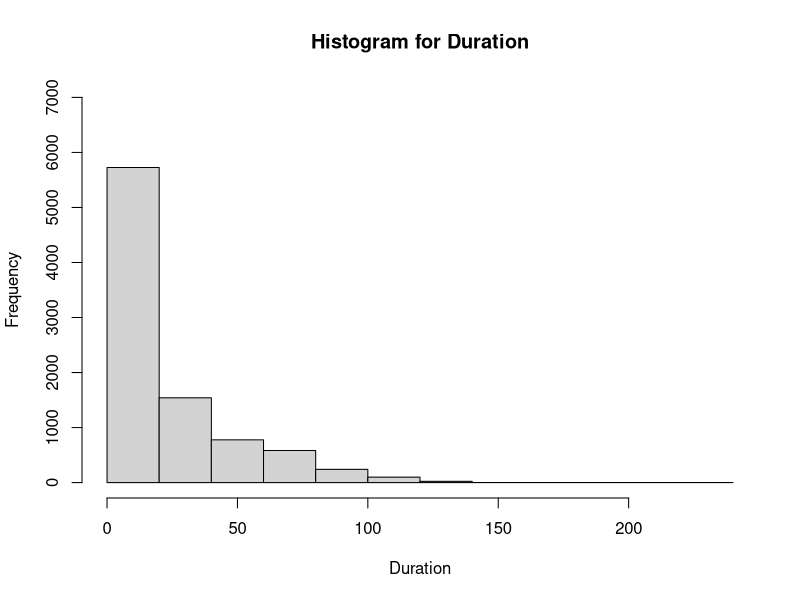
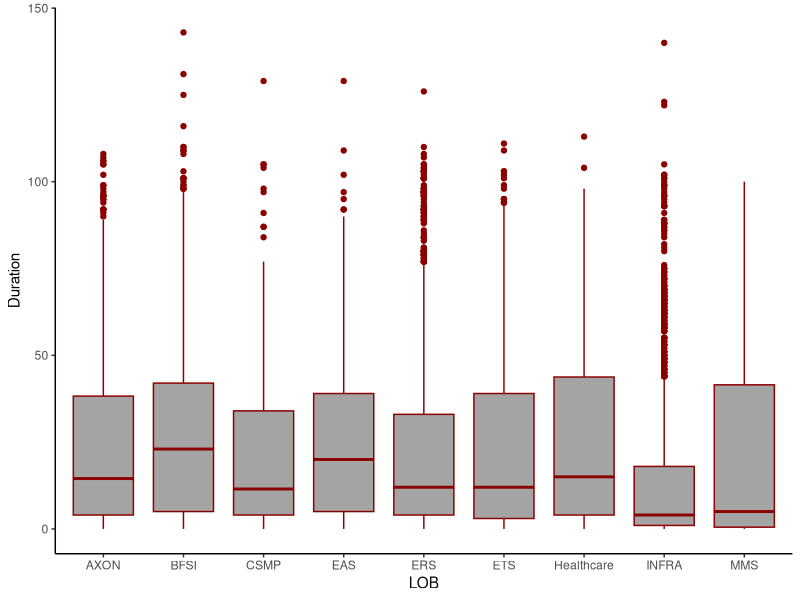
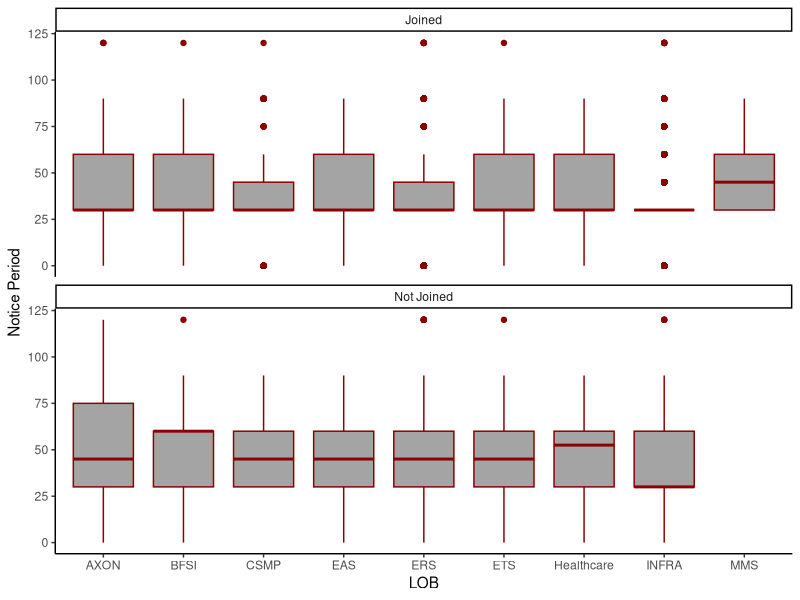
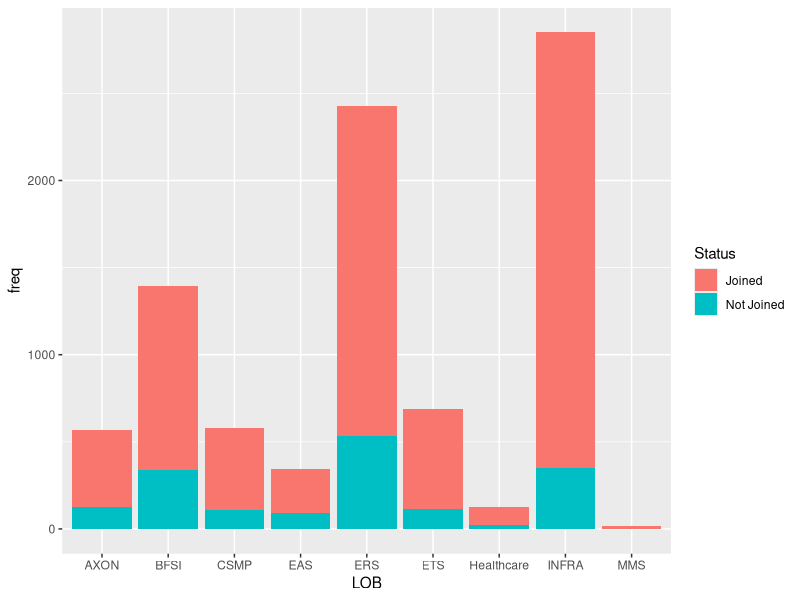
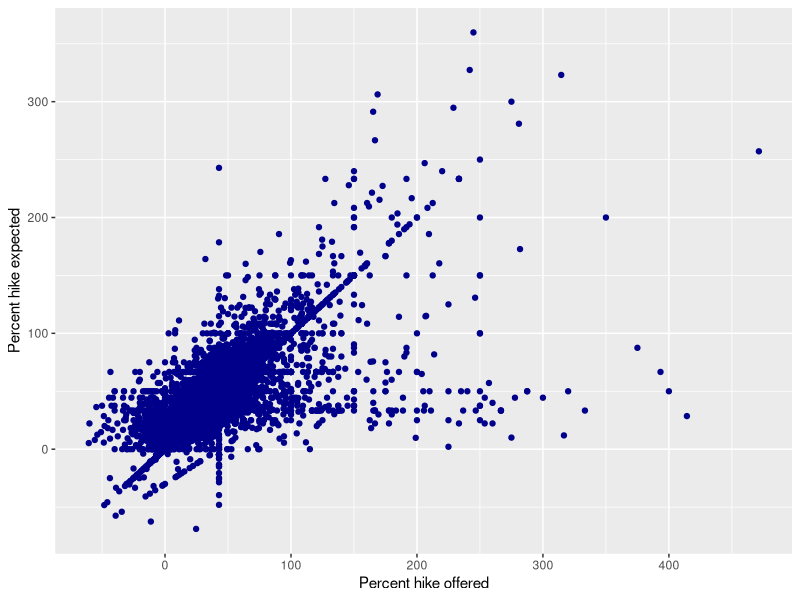
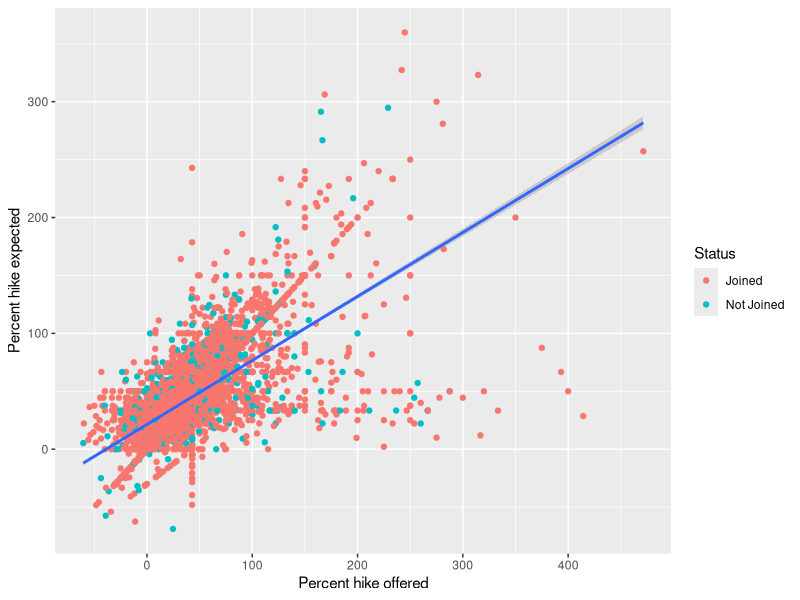

Write R code to recreate these figures, in order.
## ---- chunk 1
knitr::opts_chunk$set(echo = TRUE)
## ---- chunk 2
raw_df = read.csv("Test_Data.csv")
head(raw_df)
## ---- chunk 3
View(raw_df)
## ---- chunk 4
summary(raw_df)
## ---- chunk 5
colnames(raw_df)
## ---- chunk 6
str(raw_df)
## ---- chunk 7
nrow(raw_df)
## ---- chunk 8
library(plyr)
count(raw_df,'LOB')
## ---- chunk 9
hist(raw_df$Duration.to.accept.offer,
     main="Histogram for Duration", 
     xlab="Duration",ylim=c(0,7000)) 
## ---- chunk 10
library(ggplot2)
joined <- raw_df[raw_df$Status=="Joined",]
p <- ggplot(data = joined, mapping = aes(x = joined$LOB, y = joined$Duration.to.accept.offer)) + 
  geom_boxplot(fill='#A4A4A4',color="darkred") + theme_classic() +xlab("LOB") + ylab("Duration")
p
## ---- chunk 11
p <- ggplot(data = raw_df, mapping = aes(x = raw_df$LOB, y = raw_df$Notice.period)) + 
  geom_boxplot(fill='#A4A4A4',color="darkred") +xlab("LOB") +ylab("Notice Period")
p <- p + facet_wrap(~Status,nrow=2) + theme_classic()
p
## ---- chunk 12
grouped <- count(raw_df,c("LOB","Status"))

p <- ggplot() + geom_bar(aes(y = freq, x = LOB, fill = Status), data = grouped,
                          stat="identity")
p

## ---- chunk 13
p <- ggplot(raw_df,aes(y = Pecent.hike.expected.in.CTC, x = Percent.hike.offered.in.CTC)) + geom_point(color="darkblue") + labs(x="Percent hike offered",y="Percent hike expected")
p
## ---- chunk 14
p <- ggplot(raw_df,aes(y = Pecent.hike.expected.in.CTC, x = Percent.hike.offered.in.CTC)) + geom_point(aes(col=Status)) + labs(x="Percent hike offered",y="Percent hike expected")
p <- p + geom_smooth(method="lm")
p
## ---- chunk 15
library(caret)
nzv <- nearZeroVar(raw_df, saveMetrics= TRUE)
nzv
